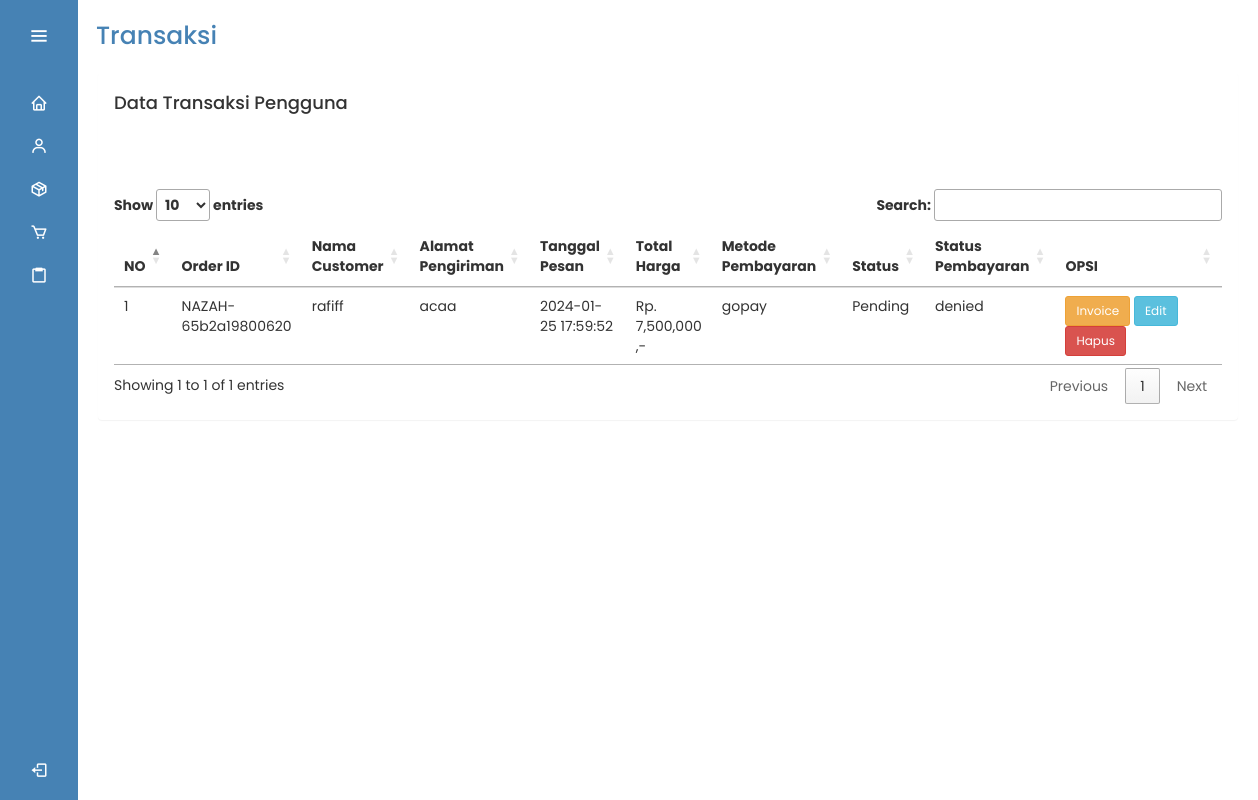
The page /admin/transaksi.php on the database its author committed.
### tables this page shows
CREATE TABLE `transaksi` (
  `id_order` int(11) NOT NULL,
  `order_id` varchar(255) NOT NULL,
  `id_user` int(11) NOT NULL,
  `alamat_pengiriman` text NOT NULL,
  `metode_pembayaran` varchar(50) NOT NULL,
  `tanggal_pesan` timestamp NOT NULL DEFAULT current_timestamp(),
  `status` varchar(100) NOT NULL,
  `status_pembayaran` varchar(255) NOT NULL,
  `total_harga` bigint(100) NOT NULL
);

CREATE TABLE `customer` (
  `id_customer` int(11) NOT NULL,
  `nama` varchar(255) NOT NULL,
  `jenis_kelamin` varchar(255) NOT NULL,
  `tanggal_lahir` varchar(255) NOT NULL,
  `phone` varchar(255) NOT NULL,
  `id_user` int(11) NOT NULL,
  `id_alamat` int(11) NOT NULL
);

### admin/transaksi.php (the view, shortened to what this page needs)
<!DOCTYPE html>
<html lang="en">
<head>
    <link rel="stylesheet" href="style.css">
    <link href='https://unpkg.com/boxicons@2.1.4/css/boxicons.min.css' rel='stylesheet'>
    <link rel="stylesheet" href="assets/css/bootstrap.css">
    <link rel="stylesheet" type="text/css" href="https://cdn.datatables.net/1.10.24/css/jquery.dataTables.css">
</head>
<body>
    <?php include 'sidebar.php'; ?>
    <section class="home-section">
        <div class="text">Transaksi</div>
        <div class="container">
            <div class="panel">
                <div class="panel-heading">
                    <h4>Data Transaksi Pengguna</h4>
                </div>
                <div class="panel-body">
                    <br />
                    <br />
                    <table class="table" id="table">
                        <thead>
                            <tr>
                                <th width="1%">NO</th>
                                <th>Order ID</th>
                                <th>Nama Customer</th>
                                <th>Alamat Pengiriman</th>
                                <th>Tanggal Pesan</th>
                                <th>Total Harga</th>
                                <th>Metode Pembayaran</th>
                                <th>Status</th>
                                <th>Status Pembayaran</th>
                                <th width="20%">OPSI</th>
                            </tr>
                        </thead>
                        <tbody>
                            <?php
                            include 'koneksi.php';
                            $sql = "SELECT transaksi.*, customer.nama AS nama_customer
                            FROM transaksi
                            INNER JOIN customer ON transaksi.id_user = customer.id_user";
                            $queryData = mysqli_query($koneksi, $sql);
                            $no = 1;
                            while ($d = mysqli_fetch_assoc($queryData)) { ?>
                                <tr>
                                    <td><?php echo $no++; ?></td>
                                    <td><?php echo $d['order_id']; ?></td>
                                    <td><?php echo $d['nama_customer']?></td>
                                    <td><?php echo $d['alamat_pengiriman']; ?></td>
                                    <td><?php echo $d['tanggal_pesan']; ?></td>
                                    <td><?php echo "Rp. " . number_format($d['total_harga']) . " ,-"; ?></td>
                                    <td><?php echo $d['metode_pembayaran']; ?></td>
                                    <td><?php echo $d['status']; ?></td>
                                    <td><?php echo $d['status_pembayaran']; ?></td>
                                    <td>
                                        <a href="transaksi_invoice.php?id_transaksi=<?php echo $d['id_order']; ?>" target="_blank" class="btn btn-sm btn-warning">Invoice</a>
                                        <a href="transaksi_edit.php?id_transaksi=<?php echo $d['id_order']; ?>" class="btn btn-sm btn-info">Edit</a>
                                        <a href="transaksi_hapus.php?id_transaksi=<?php echo $d['id_order']; ?>" class="btn btn-sm btn-danger">Hapus</a>
                                    </td>
                                </tr>
                            <?php } ?>
                        </tbody>
                    </table>
                </div>
            </div>
        </div>
    </section>
</body>
</html>

### admin/style.css (style rules this page uses)
* { padding: 0%; margin: 0%; box-sizing: border-box; font-family: 'Poppins', sans-serif; }
body { min-height: 100vh; }
.home-section { position: relative; background-color: #fff; min-height: 100vh; top:0; left:78px; width: calc(100% - 78px); transition: all .5s ease; z-index: 2; }
.home-section .text { display: inline-block; color:#4682B4; font-size: 25px; font-weight: 500; margin: 18px; }

### rows shown on the page
transaksi: order "NAZAH-65b2a19800620", customer.nama "rafiff", alamat_pengiriman "acaa", tanggal_pesan "2024-01-25 17:59:52", total_harga "7,500,000", metode_pembayaran "gopay", status "Pending", status_pembayaran "denied"
